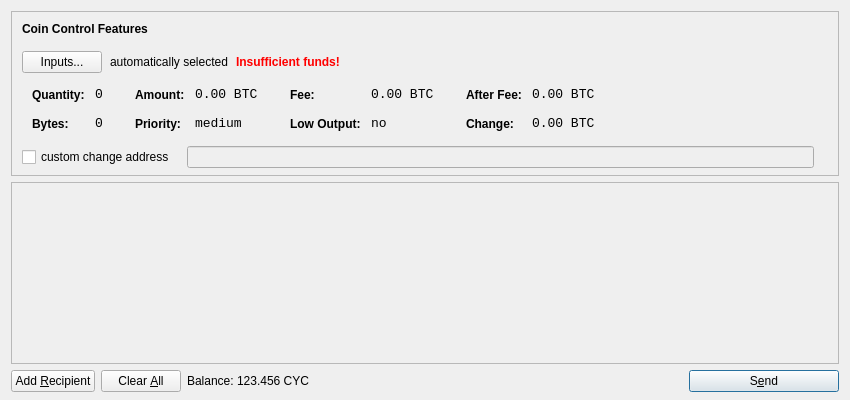
<?xml version="1.0" encoding="UTF-8"?>
<ui version="4.0">
 <class>SendCoinsDialog</class>
 <widget class="QDialog" name="SendCoinsDialog">
  <property name="geometry">
   <rect>
    <x>0</x>
    <y>0</y>
    <width>850</width>
    <height>400</height>
   </rect>
  </property>
  <property name="windowTitle">
   <string>Send Coins</string>
  </property>
  <layout class="QVBoxLayout" name="verticalLayout" stretch="0,1,0">
   <property name="bottomMargin">
    <number>8</number>
   </property>
   <item>
    <widget class="QFrame" name="frameCoinControl">
     <property name="sizePolicy">
      <sizepolicy hsizetype="Expanding" vsizetype="Expanding">
       <horstretch>0</horstretch>
       <verstretch>0</verstretch>
      </sizepolicy>
     </property>
     <property name="maximumSize">
      <size>
       <width>16777215</width>
       <height>16777215</height>
      </size>
     </property>
     <property name="frameShape">
      <enum>QFrame::StyledPanel</enum>
     </property>
     <property name="frameShadow">
      <enum>QFrame::Sunken</enum>
     </property>
     <layout class="QVBoxLayout" name="verticalLayoutCoinControl2">
      <property name="spacing">
       <number>-1</number>
      </property>
      <property name="leftMargin">
       <number>0</number>
      </property>
      <property name="topMargin">
       <number>0</number>
      </property>
      <property name="rightMargin">
       <number>0</number>
      </property>
      <property name="bottomMargin">
       <number>6</number>
      </property>
      <item>
       <layout class="QVBoxLayout" name="verticalLayoutCoinControl" stretch="0,0,0,0,1">
        <property name="spacing">
         <number>0</number>
        </property>
        <property name="leftMargin">
         <number>10</number>
        </property>
        <property name="topMargin">
         <number>10</number>
        </property>
        <item>
         <layout class="QHBoxLayout" name="horizontalLayoutCoinControl1">
          <property name="bottomMargin">
           <number>15</number>
          </property>
          <item>
           <widget class="QLabel" name="labelCoinControlFeatures">
            <property name="sizePolicy">
             <sizepolicy hsizetype="Preferred" vsizetype="Maximum">
              <horstretch>0</horstretch>
              <verstretch>0</verstretch>
             </sizepolicy>
            </property>
            <property name="font">
             <font>
              <weight>75</weight>
              <bold>true</bold>
             </font>
            </property>
            <property name="styleSheet">
             <string notr="true">font-weight:bold;</string>
            </property>
            <property name="text">
             <string>Coin Control Features</string>
            </property>
           </widget>
          </item>
         </layout>
        </item>
        <item>
         <layout class="QHBoxLayout" name="horizontalLayoutCoinControl2" stretch="0,0,0,0">
          <property name="spacing">
           <number>8</number>
          </property>
          <property name="bottomMargin">
           <number>10</number>
          </property>
          <item>
           <widget class="QPushButton" name="pushButtonCoinControl">
            <property name="styleSheet">
             <string notr="true"/>
            </property>
            <property name="text">
             <string>Inputs...</string>
            </property>
           </widget>
          </item>
          <item>
           <widget class="QLabel" name="labelCoinControlAutomaticallySelected">
            <property name="text">
             <string>automatically selected</string>
            </property>
            <property name="margin">
             <number>5</number>
            </property>
           </widget>
          </item>
          <item>
           <widget class="QLabel" name="labelCoinControlInsuffFunds">
            <property name="font">
             <font>
              <weight>75</weight>
              <bold>true</bold>
             </font>
            </property>
            <property name="styleSheet">
             <string notr="true">color:red;font-weight:bold;</string>
            </property>
            <property name="text">
             <string>Insufficient funds!</string>
            </property>
            <property name="margin">
             <number>5</number>
            </property>
           </widget>
          </item>
          <item>
           <spacer name="horizontalSpacerCoinControl">
            <property name="orientation">
             <enum>Qt::Horizontal</enum>
            </property>
            <property name="sizeHint" stdset="0">
             <size>
              <width>40</width>
              <height>1</height>
             </size>
            </property>
           </spacer>
          </item>
         </layout>
        </item>
        <item>
         <widget class="QWidget" name="widgetCoinControl" native="true">
          <property name="sizePolicy">
           <sizepolicy hsizetype="Preferred" vsizetype="Preferred">
            <horstretch>0</horstretch>
            <verstretch>0</verstretch>
           </sizepolicy>
          </property>
          <property name="minimumSize">
           <size>
            <width>0</width>
            <height>0</height>
           </size>
          </property>
          <property name="styleSheet">
           <string notr="true"/>
          </property>
          <layout class="QHBoxLayout" name="horizontalLayoutCoinControl5">
           <property name="margin">
            <number>0</number>
           </property>
           <item>
            <layout class="QHBoxLayout" name="horizontalLayoutCoinControl3" stretch="0,0,0,1">
             <property name="spacing">
              <number>20</number>
             </property>
             <property name="topMargin">
              <number>0</number>
             </property>
             <property name="bottomMargin">
              <number>10</number>
             </property>
             <item>
              <layout class="QFormLayout" name="formLayoutCoinControl1">
               <property name="horizontalSpacing">
                <number>10</number>
               </property>
               <property name="verticalSpacing">
                <number>14</number>
               </property>
               <property name="leftMargin">
                <number>10</number>
               </property>
               <property name="topMargin">
                <number>4</number>
               </property>
               <property name="rightMargin">
                <number>6</number>
               </property>
               <item row="0" column="0">
                <widget class="QLabel" name="labelCoinControlQuantityText">
                 <property name="styleSheet">
                  <string notr="true">font-weight:bold;</string>
                 </property>
                 <property name="text">
                  <string>Quantity:</string>
                 </property>
                 <property name="margin">
                  <number>0</number>
                 </property>
                </widget>
               </item>
               <item row="0" column="1">
                <widget class="QLabel" name="labelCoinControlQuantity">
                 <property name="font">
                  <font>
                   <family>Monospace</family>
                   <pointsize>10</pointsize>
                  </font>
                 </property>
                 <property name="cursor">
                  <cursorShape>IBeamCursor</cursorShape>
                 </property>
                 <property name="contextMenuPolicy">
                  <enum>Qt::ActionsContextMenu</enum>
                 </property>
                 <property name="text">
                  <string notr="true">0</string>
                 </property>
                 <property name="margin">
                  <number>0</number>
                 </property>
                 <property name="textInteractionFlags">
                  <set>Qt::LinksAccessibleByMouse|Qt::TextSelectableByKeyboard|Qt::TextSelectableByMouse</set>
                 </property>
                </widget>
               </item>
               <item row="1" column="0">
                <widget class="QLabel" name="labelCoinControlBytesText">
                 <property name="styleSheet">
                  <string notr="true">font-weight:bold;</string>
                 </property>
                 <property name="text">
                  <string>Bytes:</string>
                 </property>
                </widget>
               </item>
               <item row="1" column="1">
                <widget class="QLabel" name="labelCoinControlBytes">
                 <property name="font">
                  <font>
                   <family>Monospace</family>
                   <pointsize>10</pointsize>
                  </font>
                 </property>
                 <property name="cursor">
                  <cursorShape>IBeamCursor</cursorShape>
                 </property>
                 <property name="contextMenuPolicy">
                  <enum>Qt::ActionsContextMenu</enum>
                 </property>
                 <property name="text">
                  <string notr="true">0</string>
                 </property>
                 <property name="textInteractionFlags">
                  <set>Qt::LinksAccessibleByMouse|Qt::TextSelectableByKeyboard|Qt::TextSelectableByMouse</set>
                 </property>
                </widget>
               </item>
              </layout>
             </item>
             <item>
              <layout class="QFormLayout" name="formLayoutCoinControl2">
               <property name="horizontalSpacing">
                <number>10</number>
               </property>
               <property name="verticalSpacing">
                <number>14</number>
               </property>
               <property name="leftMargin">
                <number>6</number>
               </property>
               <property name="topMargin">
                <number>4</number>
               </property>
               <property name="rightMargin">
                <number>6</number>
               </property>
               <item row="0" column="0">
                <widget class="QLabel" name="labelCoinControlAmountText">
                 <property name="styleSheet">
                  <string notr="true">font-weight:bold;</string>
                 </property>
                 <property name="text">
                  <string>Amount:</string>
                 </property>
                 <property name="margin">
                  <number>0</number>
                 </property>
                </widget>
               </item>
               <item row="0" column="1">
                <widget class="QLabel" name="labelCoinControlAmount">
                 <property name="font">
                  <font>
                   <family>Monospace</family>
                   <pointsize>10</pointsize>
                  </font>
                 </property>
                 <property name="cursor">
                  <cursorShape>IBeamCursor</cursorShape>
                 </property>
                 <property name="contextMenuPolicy">
                  <enum>Qt::ActionsContextMenu</enum>
                 </property>
                 <property name="text">
                  <string notr="true">0.00 BTC</string>
                 </property>
                 <property name="textInteractionFlags">
                  <set>Qt::LinksAccessibleByMouse|Qt::TextSelectableByKeyboard|Qt::TextSelectableByMouse</set>
                 </property>
                </widget>
               </item>
               <item row="1" column="0">
                <widget class="QLabel" name="labelCoinControlPriorityText">
                 <property name="styleSheet">
                  <string notr="true">font-weight:bold;</string>
                 </property>
                 <property name="text">
                  <string>Priority:</string>
                 </property>
                </widget>
               </item>
               <item row="1" column="1">
                <widget class="QLabel" name="labelCoinControlPriority">
                 <property name="font">
                  <font>
                   <family>Monospace</family>
                   <pointsize>10</pointsize>
                  </font>
                 </property>
                 <property name="cursor">
                  <cursorShape>IBeamCursor</cursorShape>
                 </property>
                 <property name="contextMenuPolicy">
                  <enum>Qt::ActionsContextMenu</enum>
                 </property>
                 <property name="text">
                  <string>medium</string>
                 </property>
                 <property name="textInteractionFlags">
                  <set>Qt::LinksAccessibleByMouse|Qt::TextSelectableByKeyboard|Qt::TextSelectableByMouse</set>
                 </property>
                </widget>
               </item>
              </layout>
             </item>
             <item>
              <layout class="QFormLayout" name="formLayoutCoinControl3">
               <property name="horizontalSpacing">
                <number>10</number>
               </property>
               <property name="verticalSpacing">
                <number>14</number>
               </property>
               <property name="leftMargin">
                <number>6</number>
               </property>
               <property name="topMargin">
                <number>4</number>
               </property>
               <property name="rightMargin">
                <number>6</number>
               </property>
               <item row="0" column="0">
                <widget class="QLabel" name="labelCoinControlFeeText">
                 <property name="styleSheet">
                  <string notr="true">font-weight:bold;</string>
                 </property>
                 <property name="text">
                  <string>Fee:</string>
                 </property>
                 <property name="margin">
                  <number>0</number>
                 </property>
                </widget>
               </item>
               <item row="0" column="1">
                <widget class="QLabel" name="labelCoinControlFee">
                 <property name="font">
                  <font>
                   <family>Monospace</family>
                   <pointsize>10</pointsize>
                  </font>
                 </property>
                 <property name="cursor">
                  <cursorShape>IBeamCursor</cursorShape>
                 </property>
                 <property name="contextMenuPolicy">
                  <enum>Qt::ActionsContextMenu</enum>
                 </property>
                 <property name="text">
                  <string notr="true">0.00 BTC</string>
                 </property>
                 <property name="textInteractionFlags">
                  <set>Qt::LinksAccessibleByMouse|Qt::TextSelectableByKeyboard|Qt::TextSelectableByMouse</set>
                 </property>
                </widget>
               </item>
               <item row="1" column="0">
                <widget class="QLabel" name="labelCoinControlLowOutputText">
                 <property name="styleSheet">
                  <string notr="true">font-weight:bold;</string>
                 </property>
                 <property name="text">
                  <string>Low Output:</string>
                 </property>
                </widget>
               </item>
               <item row="1" column="1">
                <widget class="QLabel" name="labelCoinControlLowOutput">
                 <property name="font">
                  <font>
                   <family>Monospace</family>
                   <pointsize>10</pointsize>
                  </font>
                 </property>
                 <property name="cursor">
                  <cursorShape>IBeamCursor</cursorShape>
                 </property>
                 <property name="contextMenuPolicy">
                  <enum>Qt::ActionsContextMenu</enum>
                 </property>
                 <property name="text">
                  <string>no</string>
                 </property>
                 <property name="textInteractionFlags">
                  <set>Qt::LinksAccessibleByMouse|Qt::TextSelectableByKeyboard|Qt::TextSelectableByMouse</set>
                 </property>
                </widget>
               </item>
              </layout>
             </item>
             <item>
              <layout class="QFormLayout" name="formLayoutCoinControl4">
               <property name="horizontalSpacing">
                <number>10</number>
               </property>
               <property name="verticalSpacing">
                <number>14</number>
               </property>
               <property name="leftMargin">
                <number>6</number>
               </property>
               <property name="topMargin">
                <number>4</number>
               </property>
               <property name="rightMargin">
                <number>6</number>
               </property>
               <item row="0" column="0">
                <widget class="QLabel" name="labelCoinControlAfterFeeText">
                 <property name="styleSheet">
                  <string notr="true">font-weight:bold;</string>
                 </property>
                 <property name="text">
                  <string>After Fee:</string>
                 </property>
                 <property name="margin">
                  <number>0</number>
                 </property>
                </widget>
               </item>
               <item row="0" column="1">
                <widget class="QLabel" name="labelCoinControlAfterFee">
                 <property name="font">
                  <font>
                   <family>Monospace</family>
                   <pointsize>10</pointsize>
                  </font>
                 </property>
                 <property name="cursor">
                  <cursorShape>IBeamCursor</cursorShape>
                 </property>
                 <property name="contextMenuPolicy">
                  <enum>Qt::ActionsContextMenu</enum>
                 </property>
                 <property name="text">
                  <string notr="true">0.00 BTC</string>
                 </property>
                 <property name="textInteractionFlags">
                  <set>Qt::LinksAccessibleByMouse|Qt::TextSelectableByKeyboard|Qt::TextSelectableByMouse</set>
                 </property>
                </widget>
               </item>
               <item row="1" column="0">
                <widget class="QLabel" name="labelCoinControlChangeText">
                 <property name="styleSheet">
                  <string notr="true">font-weight:bold;</string>
                 </property>
                 <property name="text">
                  <string>Change:</string>
                 </property>
                </widget>
               </item>
               <item row="1" column="1">
                <widget class="QLabel" name="labelCoinControlChange">
                 <property name="font">
                  <font>
                   <family>Monospace</family>
                   <pointsize>10</pointsize>
                  </font>
                 </property>
                 <property name="cursor">
                  <cursorShape>IBeamCursor</cursorShape>
                 </property>
                 <property name="contextMenuPolicy">
                  <enum>Qt::ActionsContextMenu</enum>
                 </property>
                 <property name="text">
                  <string notr="true">0.00 BTC</string>
                 </property>
                 <property name="textInteractionFlags">
                  <set>Qt::LinksAccessibleByMouse|Qt::TextSelectableByKeyboard|Qt::TextSelectableByMouse</set>
                 </property>
                </widget>
               </item>
              </layout>
             </item>
            </layout>
           </item>
          </layout>
         </widget>
        </item>
        <item>
         <layout class="QHBoxLayout" name="horizontalLayoutCoinControl4" stretch="0,0,0">
          <property name="spacing">
           <number>12</number>
          </property>
          <property name="sizeConstraint">
           <enum>QLayout::SetDefaultConstraint</enum>
          </property>
          <property name="topMargin">
           <number>5</number>
          </property>
          <property name="rightMargin">
           <number>5</number>
          </property>
          <item>
           <widget class="QCheckBox" name="checkBoxCoinControlChange">
            <property name="text">
             <string>custom change address</string>
            </property>
           </widget>
          </item>
          <item>
           <widget class="QLineEdit" name="lineEditCoinControlChange">
            <property name="enabled">
             <bool>false</bool>
            </property>
            <property name="sizePolicy">
             <sizepolicy hsizetype="Expanding" vsizetype="Fixed">
              <horstretch>0</horstretch>
              <verstretch>0</verstretch>
             </sizepolicy>
            </property>
           </widget>
          </item>
          <item>
           <widget class="QLabel" name="labelCoinControlChangeLabel">
            <property name="sizePolicy">
             <sizepolicy hsizetype="Preferred" vsizetype="Expanding">
              <horstretch>0</horstretch>
              <verstretch>0</verstretch>
             </sizepolicy>
            </property>
            <property name="minimumSize">
             <size>
              <width>0</width>
              <height>0</height>
             </size>
            </property>
            <property name="text">
             <string/>
            </property>
            <property name="margin">
             <number>3</number>
            </property>
           </widget>
          </item>
         </layout>
        </item>
        <item>
         <spacer name="verticalSpacerCoinControl">
          <property name="orientation">
           <enum>Qt::Vertical</enum>
          </property>
          <property name="sizeHint" stdset="0">
           <size>
            <width>800</width>
            <height>1</height>
           </size>
          </property>
         </spacer>
        </item>
       </layout>
      </item>
     </layout>
    </widget>
   </item>
   <item>
    <widget class="QScrollArea" name="scrollArea">
     <property name="widgetResizable">
      <bool>true</bool>
     </property>
     <widget class="QWidget" name="scrollAreaWidgetContents">
      <property name="geometry">
       <rect>
        <x>0</x>
        <y>0</y>
        <width>830</width>
        <height>165</height>
       </rect>
      </property>
      <layout class="QVBoxLayout" name="verticalLayout_2">
       <property name="margin">
        <number>0</number>
       </property>
       <item>
        <layout class="QVBoxLayout" name="entries">
         <property name="spacing">
          <number>6</number>
         </property>
        </layout>
       </item>
       <item>
        <spacer name="verticalSpacer">
         <property name="orientation">
          <enum>Qt::Vertical</enum>
         </property>
         <property name="sizeHint" stdset="0">
          <size>
           <width>20</width>
           <height>40</height>
          </size>
         </property>
        </spacer>
       </item>
      </layout>
     </widget>
    </widget>
   </item>
   <item>
    <layout class="QHBoxLayout" name="horizontalLayout">
     <item>
      <widget class="QPushButton" name="addButton">
       <property name="toolTip">
        <string>Send to multiple recipients at once</string>
       </property>
       <property name="text">
        <string>Add &amp;Recipient</string>
       </property>
       <property name="icon">
        <iconset resource="../bitcoin.qrc">
         <normaloff>:/icons/add</normaloff>:/icons/add</iconset>
       </property>
       <property name="autoDefault">
        <bool>false</bool>
       </property>
      </widget>
     </item>
     <item>
      <widget class="QPushButton" name="clearButton">
       <property name="sizePolicy">
        <sizepolicy hsizetype="Minimum" vsizetype="Fixed">
         <horstretch>0</horstretch>
         <verstretch>0</verstretch>
        </sizepolicy>
       </property>
       <property name="toolTip">
        <string>Remove all transaction fields</string>
       </property>
       <property name="text">
        <string>Clear &amp;All</string>
       </property>
       <property name="icon">
        <iconset resource="../bitcoin.qrc">
         <normaloff>:/icons/remove</normaloff>:/icons/remove</iconset>
       </property>
       <property name="autoRepeatDelay">
        <number>300</number>
       </property>
       <property name="autoDefault">
        <bool>false</bool>
       </property>
      </widget>
     </item>
     <item>
      <layout class="QHBoxLayout" name="horizontalLayout_2">
       <property name="spacing">
        <number>3</number>
       </property>
       <item>
        <widget class="QLabel" name="label">
         <property name="text">
          <string>Balance:</string>
         </property>
        </widget>
       </item>
       <item>
        <widget class="QLabel" name="labelBalance">
         <property name="cursor">
          <cursorShape>IBeamCursor</cursorShape>
         </property>
         <property name="text">
          <string>123.456 CYC</string>
         </property>
         <property name="textInteractionFlags">
          <set>Qt::LinksAccessibleByMouse|Qt::TextSelectableByKeyboard|Qt::TextSelectableByMouse</set>
         </property>
        </widget>
       </item>
      </layout>
     </item>
     <item>
      <spacer name="horizontalSpacer">
       <property name="orientation">
        <enum>Qt::Horizontal</enum>
       </property>
       <property name="sizeHint" stdset="0">
        <size>
         <width>40</width>
         <height>20</height>
        </size>
       </property>
      </spacer>
     </item>
     <item>
      <widget class="QPushButton" name="sendButton">
       <property name="minimumSize">
        <size>
         <width>150</width>
         <height>0</height>
        </size>
       </property>
       <property name="toolTip">
        <string>Confirm the send action</string>
       </property>
       <property name="text">
        <string>S&amp;end</string>
       </property>
       <property name="icon">
        <iconset resource="../bitcoin.qrc">
         <normaloff>:/icons/send</normaloff>:/icons/send</iconset>
       </property>
       <property name="default">
        <bool>true</bool>
       </property>
      </widget>
     </item>
    </layout>
   </item>
  </layout>
 </widget>
 <resources>
  <include location="../bitcoin.qrc"/>
 </resources>
 <connections/>
</ui>
